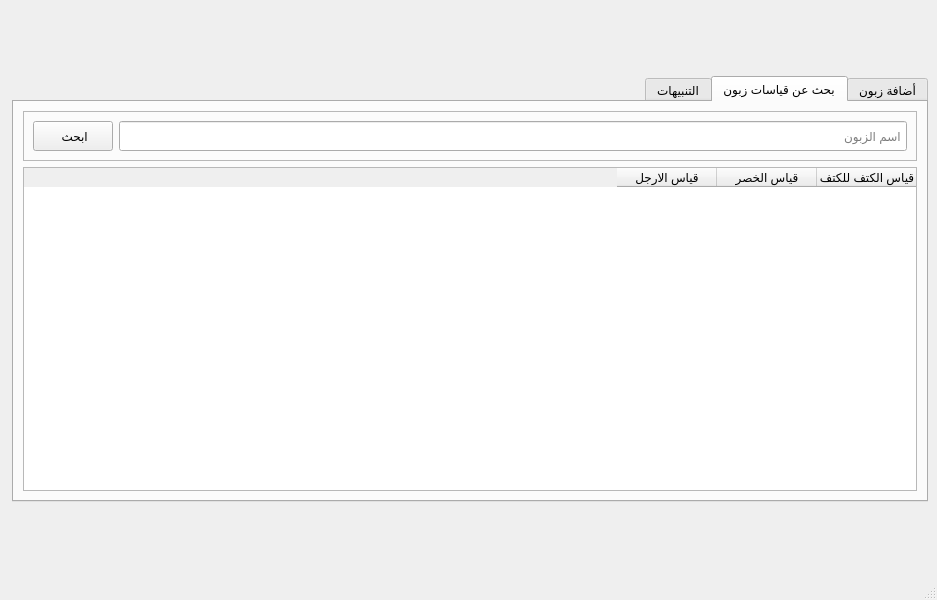
<?xml version="1.0" encoding="UTF-8"?>
<ui version="4.0">
 <class>MainWindow</class>
 <widget class="QMainWindow" name="MainWindow">
  <property name="geometry">
   <rect>
    <x>0</x>
    <y>0</y>
    <width>937</width>
    <height>600</height>
   </rect>
  </property>
  <property name="windowTitle">
   <string>MainWindow</string>
  </property>
  <widget class="QWidget" name="centralwidget">
   <layout class="QVBoxLayout" name="verticalLayout_2">
    <item>
     <widget class="QTabWidget" name="notify">
      <property name="sizePolicy">
       <sizepolicy hsizetype="Fixed" vsizetype="Fixed">
        <horstretch>0</horstretch>
        <verstretch>0</verstretch>
       </sizepolicy>
      </property>
      <property name="layoutDirection">
       <enum>Qt::RightToLeft</enum>
      </property>
      <property name="currentIndex">
       <number>1</number>
      </property>
      <widget class="QWidget" name="tab">
       <attribute name="title">
        <string>أضافة زبون</string>
       </attribute>
       <layout class="QVBoxLayout" name="verticalLayout_3">
        <item>
         <widget class="QFrame" name="frame_2">
          <property name="sizePolicy">
           <sizepolicy hsizetype="Preferred" vsizetype="Preferred">
            <horstretch>0</horstretch>
            <verstretch>0</verstretch>
           </sizepolicy>
          </property>
          <property name="layoutDirection">
           <enum>Qt::LeftToRight</enum>
          </property>
          <property name="frameShape">
           <enum>QFrame::Box</enum>
          </property>
          <property name="frameShadow">
           <enum>QFrame::Raised</enum>
          </property>
          <layout class="QHBoxLayout" name="horizontalLayout">
           <item>
            <widget class="QPushButton" name="btn_Customer">
             <property name="minimumSize">
              <size>
               <width>0</width>
               <height>30</height>
              </size>
             </property>
             <property name="text">
              <string>أضافة</string>
             </property>
            </widget>
           </item>
           <item>
            <widget class="QDateEdit" name="target_date">
             <property name="minimumSize">
              <size>
               <width>30</width>
               <height>30</height>
              </size>
             </property>
             <property name="layoutDirection">
              <enum>Qt::RightToLeft</enum>
             </property>
            </widget>
           </item>
           <item>
            <widget class="QComboBox" name="clothes_model">
             <property name="minimumSize">
              <size>
               <width>30</width>
               <height>30</height>
              </size>
             </property>
             <property name="layoutDirection">
              <enum>Qt::RightToLeft</enum>
             </property>
             <item>
              <property name="text">
               <string>الموديل</string>
              </property>
             </item>
             <item>
              <property name="text">
               <string>قميص نسائي بدون اكمام</string>
              </property>
             </item>
             <item>
              <property name="text">
               <string>قميص نسائي رسمي</string>
              </property>
             </item>
             <item>
              <property name="text">
               <string>قميص نسائي باكمام نفوشة</string>
              </property>
             </item>
             <item>
              <property name="text">
               <string>بنطال رياضي</string>
              </property>
             </item>
             <item>
              <property name="text">
               <string>بنطال بجيوب جانبية</string>
              </property>
             </item>
             <item>
              <property name="text">
               <string>قميص رجالي رسمي</string>
              </property>
             </item>
             <item>
              <property name="text">
               <string>قميص رجالي كاجول</string>
              </property>
             </item>
            </widget>
           </item>
           <item>
            <widget class="QComboBox" name="clothes_categories">
             <property name="minimumSize">
              <size>
               <width>60</width>
               <height>30</height>
              </size>
             </property>
             <property name="maximumSize">
              <size>
               <width>500</width>
               <height>16777215</height>
              </size>
             </property>
             <property name="layoutDirection">
              <enum>Qt::RightToLeft</enum>
             </property>
             <item>
              <property name="text">
               <string>فئة الملابس </string>
              </property>
             </item>
             <item>
              <property name="text">
               <string>تنورة طويلة</string>
              </property>
             </item>
             <item>
              <property name="text">
               <string>تنورة قصيرة</string>
              </property>
             </item>
             <item>
              <property name="text">
               <string>بنطال</string>
              </property>
             </item>
             <item>
              <property name="text">
               <string>قميص</string>
              </property>
             </item>
             <item>
              <property name="text">
               <string>تي-شيرت</string>
              </property>
             </item>
             <item>
              <property name="text">
               <string>ثوب</string>
              </property>
             </item>
             <item>
              <property name="text">
               <string>بذلة رسمية</string>
              </property>
             </item>
            </widget>
           </item>
           <item>
            <widget class="QFrame" name="frame">
             <property name="sizePolicy">
              <sizepolicy hsizetype="Fixed" vsizetype="Preferred">
               <horstretch>0</horstretch>
               <verstretch>0</verstretch>
              </sizepolicy>
             </property>
             <property name="frameShape">
              <enum>QFrame::StyledPanel</enum>
             </property>
             <property name="frameShadow">
              <enum>QFrame::Raised</enum>
             </property>
             <layout class="QVBoxLayout" name="verticalLayout">
              <item>
               <widget class="QLabel" name="label">
                <property name="minimumSize">
                 <size>
                  <width>30</width>
                  <height>30</height>
                 </size>
                </property>
                <property name="frameShape">
                 <enum>QFrame::Box</enum>
                </property>
                <property name="text">
                 <string> ادخل مقاسات الجسم بالسنتمتر</string>
                </property>
               </widget>
              </item>
              <item>
               <widget class="QLineEdit" name="shoulder_size">
                <property name="minimumSize">
                 <size>
                  <width>30</width>
                  <height>30</height>
                 </size>
                </property>
                <property name="layoutDirection">
                 <enum>Qt::LeftToRight</enum>
                </property>
                <property name="placeholderText">
                 <string>  الكتف للكتف</string>
                </property>
               </widget>
              </item>
              <item>
               <widget class="QLineEdit" name="waist_size">
                <property name="minimumSize">
                 <size>
                  <width>30</width>
                  <height>30</height>
                 </size>
                </property>
                <property name="placeholderText">
                 <string>  الخصر</string>
                </property>
               </widget>
              </item>
              <item>
               <widget class="QLineEdit" name="hip_size">
                <property name="minimumSize">
                 <size>
                  <width>30</width>
                  <height>30</height>
                 </size>
                </property>
                <property name="placeholderText">
                 <string> الارجل</string>
                </property>
               </widget>
              </item>
             </layout>
            </widget>
           </item>
           <item>
            <widget class="QLineEdit" name="fabric_type">
             <property name="minimumSize">
              <size>
               <width>30</width>
               <height>30</height>
              </size>
             </property>
             <property name="layoutDirection">
              <enum>Qt::RightToLeft</enum>
             </property>
             <property name="placeholderText">
              <string> نوع القماش</string>
             </property>
            </widget>
           </item>
           <item>
            <widget class="QLineEdit" name="customer_name">
             <property name="minimumSize">
              <size>
               <width>30</width>
               <height>30</height>
              </size>
             </property>
             <property name="layoutDirection">
              <enum>Qt::RightToLeft</enum>
             </property>
             <property name="placeholderText">
              <string> اسم الزبون</string>
             </property>
            </widget>
           </item>
          </layout>
         </widget>
        </item>
        <item>
         <widget class="QTableWidget" name="customertable">
          <property name="layoutDirection">
           <enum>Qt::RightToLeft</enum>
          </property>
          <column>
           <property name="text">
            <string>اسم الزبون</string>
           </property>
          </column>
          <column>
           <property name="text">
            <string>نوع القماش</string>
           </property>
          </column>
          <column>
           <property name="text">
            <string>قياس الكتف للكتف</string>
           </property>
          </column>
          <column>
           <property name="text">
            <string>قياس الخصر</string>
           </property>
          </column>
          <column>
           <property name="text">
            <string>قياس الارجل</string>
           </property>
          </column>
          <column>
           <property name="text">
            <string>فئة الملابس </string>
           </property>
          </column>
          <column>
           <property name="text">
            <string>الموديل</string>
           </property>
          </column>
          <column>
           <property name="text">
            <string>وقت الانتهاء</string>
           </property>
          </column>
         </widget>
        </item>
       </layout>
      </widget>
      <widget class="QWidget" name="tab_2">
       <attribute name="title">
        <string>بحث عن قياسات زبون</string>
       </attribute>
       <layout class="QVBoxLayout" name="verticalLayout_4">
        <item>
         <widget class="QFrame" name="frame_3">
          <property name="frameShape">
           <enum>QFrame::StyledPanel</enum>
          </property>
          <property name="frameShadow">
           <enum>QFrame::Raised</enum>
          </property>
          <layout class="QHBoxLayout" name="horizontalLayout_2">
           <item>
            <widget class="QLineEdit" name="customer_n">
             <property name="minimumSize">
              <size>
               <width>0</width>
               <height>30</height>
              </size>
             </property>
             <property name="placeholderText">
              <string> اسم الزبون</string>
             </property>
            </widget>
           </item>
           <item>
            <widget class="QPushButton" name="customer_search">
             <property name="minimumSize">
              <size>
               <width>0</width>
               <height>30</height>
              </size>
             </property>
             <property name="text">
              <string> ابحث</string>
             </property>
            </widget>
           </item>
          </layout>
         </widget>
        </item>
        <item>
         <widget class="QTableWidget" name="measurementstable">
          <column>
           <property name="text">
            <string>قياس الكتف للكتف</string>
           </property>
          </column>
          <column>
           <property name="text">
            <string>قياس الخصر</string>
           </property>
          </column>
          <column>
           <property name="text">
            <string>قياس الارجل</string>
           </property>
          </column>
         </widget>
        </item>
       </layout>
      </widget>
      <widget class="QWidget" name="tab_5">
       <attribute name="title">
        <string>التنبيهات</string>
       </attribute>
       <layout class="QHBoxLayout" name="horizontalLayout_3">
        <item>
         <widget class="QTableWidget" name="notifytable">
          <property name="frameShape">
           <enum>QFrame::StyledPanel</enum>
          </property>
          <property name="frameShadow">
           <enum>QFrame::Plain</enum>
          </property>
          <column>
           <property name="text">
            <string>موعد التسليم</string>
           </property>
          </column>
         </widget>
        </item>
       </layout>
      </widget>
     </widget>
    </item>
   </layout>
  </widget>
  <widget class="QMenuBar" name="menubar">
   <property name="geometry">
    <rect>
     <x>0</x>
     <y>0</y>
     <width>937</width>
     <height>21</height>
    </rect>
   </property>
  </widget>
  <widget class="QStatusBar" name="statusbar"/>
 </widget>
 <resources/>
 <connections/>
</ui>
